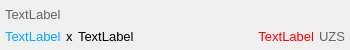
<?xml version="1.0" encoding="UTF-8"?>
<ui version="4.0">
 <class>TransactionItem</class>
 <widget class="QWidget" name="TransactionItem">
  <property name="geometry">
   <rect>
    <x>0</x>
    <y>0</y>
    <width>350</width>
    <height>50</height>
   </rect>
  </property>
  <property name="maximumSize">
   <size>
    <width>350</width>
    <height>50</height>
   </size>
  </property>
  <property name="windowTitle">
   <string>Form</string>
  </property>
  <layout class="QVBoxLayout" name="verticalLayout">
   <property name="spacing">
    <number>5</number>
   </property>
   <property name="leftMargin">
    <number>5</number>
   </property>
   <property name="topMargin">
    <number>5</number>
   </property>
   <property name="rightMargin">
    <number>5</number>
   </property>
   <property name="bottomMargin">
    <number>5</number>
   </property>
   <item>
    <widget class="QLabel" name="enter_time_label">
     <property name="font">
      <font>
       <pointsize>10</pointsize>
      </font>
     </property>
     <property name="styleSheet">
      <string notr="true">color: rgb(100, 100, 100);</string>
     </property>
     <property name="text">
      <string>TextLabel</string>
     </property>
    </widget>
   </item>
   <item>
    <layout class="QHBoxLayout" name="horizontalLayout_2" stretch="0,1,0">
     <item>
      <layout class="QHBoxLayout" name="horizontalLayout">
       <item>
        <widget class="QLabel" name="amount_label">
         <property name="font">
          <font>
           <pointsize>10</pointsize>
          </font>
         </property>
         <property name="styleSheet">
          <string notr="true">color: rgb(0, 170, 255);</string>
         </property>
         <property name="text">
          <string>TextLabel</string>
         </property>
        </widget>
       </item>
       <item>
        <widget class="QLabel" name="label_3">
         <property name="font">
          <font>
           <pointsize>10</pointsize>
          </font>
         </property>
         <property name="text">
          <string>x</string>
         </property>
        </widget>
       </item>
       <item>
        <widget class="QLabel" name="product_label">
         <property name="font">
          <font>
           <pointsize>10</pointsize>
          </font>
         </property>
         <property name="text">
          <string>TextLabel</string>
         </property>
        </widget>
       </item>
      </layout>
     </item>
     <item>
      <widget class="QLabel" name="price_label">
       <property name="font">
        <font>
         <pointsize>10</pointsize>
        </font>
       </property>
       <property name="styleSheet">
        <string notr="true">color: rgb(255, 0, 0);</string>
       </property>
       <property name="text">
        <string>TextLabel</string>
       </property>
       <property name="alignment">
        <set>Qt::AlignRight|Qt::AlignTrailing|Qt::AlignVCenter</set>
       </property>
      </widget>
     </item>
     <item>
      <widget class="QLabel" name="label_6">
       <property name="font">
        <font>
         <pointsize>10</pointsize>
        </font>
       </property>
       <property name="styleSheet">
        <string notr="true">color: rgb(100, 100, 100);</string>
       </property>
       <property name="text">
        <string>UZS</string>
       </property>
      </widget>
     </item>
    </layout>
   </item>
  </layout>
 </widget>
 <resources/>
 <connections/>
</ui>
